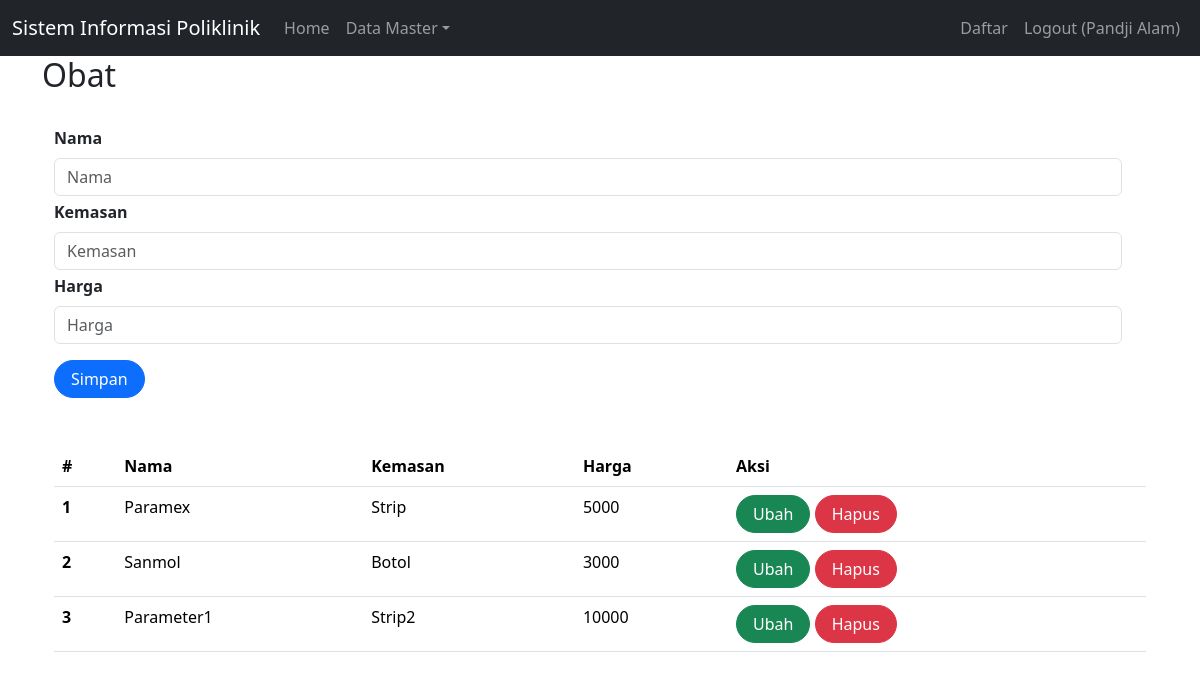
Before: /index.php?page=obat (signed in) with the older database file.
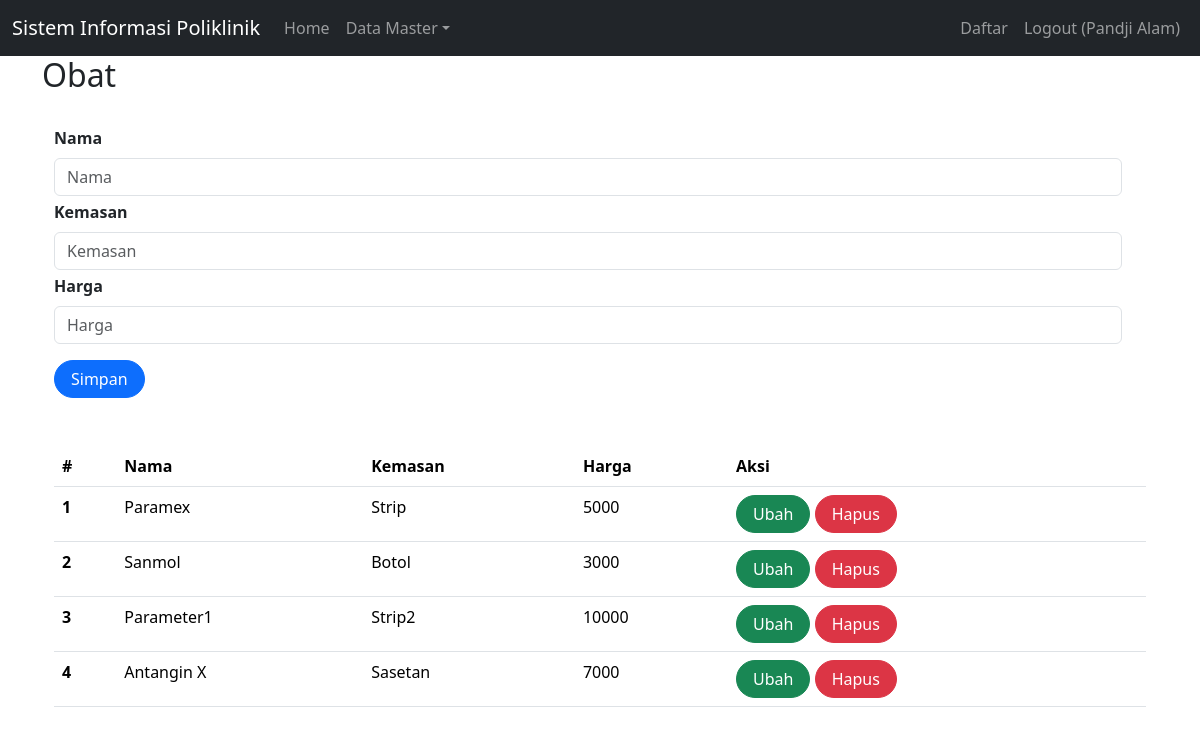
After: the same page with the newer database file.
### tables this page shows
CREATE TABLE `obat` (
  `id` int(11) NOT NULL,
  `nama_obat` varchar(50) NOT NULL,
  `kemasan` varchar(35) NOT NULL,
  `harga` int(11) NOT NULL
);

### obat.php (the view, shortened to what this page needs)
<h2>Obat</h2>
<br>
<div class="container">
    <form class="form row" method="POST" action="" name="myForm" onsubmit="return(validate());">
        <?php
        $nama_obat = '';
        $kemasan = '';
        $harga = '';
        ?>
        <div class="row">
            <label for="inputNama" class="form-label fw-bold">
                Nama
            </label>
            <div>
                <input type="text" class="form-control" name="nama_obat" id="inputNama" required placeholder="Nama" value="<?php echo $nama_obat ?>">
            </div>
        </div>
        <div class="row mt-1">
            <label for="inputKemasan" class="form-label fw-bold">
                Kemasan
            </label>
            <div>
                <input type="text" class="form-control" name="kemasan" id="inputKemasan" required placeholder="Kemasan" value="<?php echo $kemasan ?>">
            </div>
        </div>
        <div class="row mt-1">
            <label for="inputHarga" class="form-label fw-bold">
                Harga
            </label>
            <div>
                <input type="text" class="form-control" name="harga" id="inputHarga" required placeholder="Harga" value="<?php echo $harga ?>">
            </div>
        </div>
        <div class="row mt-3">
            <div class=col>
                <button type="submit" class="btn btn-primary rounded-pill px-3 mt-auto" name="simpan">Simpan</button>
            </div>
        </div>
    </form>
    <br>
    <br>
    <table class="table table-hover">
        <thead>
            <tr>
                <th scope="col">#</th>
                <th scope="col">Nama</th>
                <th scope="col">Kemasan</th>
                <th scope="col">Harga</th>
                <th scope="col">Aksi</th>
            </tr>
        </thead>
        <tbody>
            <?php
            $result = mysqli_query($mysqli, "SELECT * FROM obat");
            $no = 1;
            while ($data = mysqli_fetch_array($result)) {
            ?>
                <tr>
                    <th scope="row"><?php echo $no++ ?></th>
                    <td><?php echo $data['nama_obat'] ?></td>
                    <td><?php echo $data['kemasan'] ?></td>
                    <td><?php echo $data['harga'] ?></td>
                    <td>
                        <a class="btn btn-success rounded-pill px-3" href="index.php?page=obat&id=<?php echo $data['id'] ?>">Ubah</a>
                        <a class="btn btn-danger rounded-pill px-3" href="index.php?page=obat&id=<?php echo $data['id'] ?>&aksi=hapus">Hapus</a>
                    </td>
                </tr>
            <?php
            }
            ?>
        </tbody>
    </table>

Changed rows visible on the page:
added obat: nama_obat "Antangin X", kemasan "Sasetan", harga "7000"
